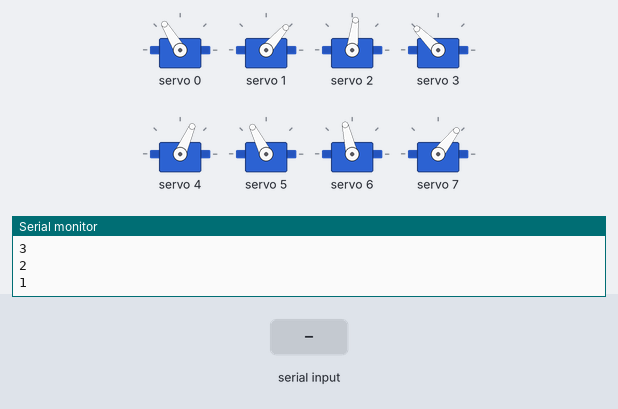
The sketch below on a simulated ESP32. On the bench: 8 × servo, the last lines printed to the serial monitor. The test bench sets the inputs (shaded band).

Above: at 12.2 s.
12.3 s: "2" received over Serial
At 12.86 s:
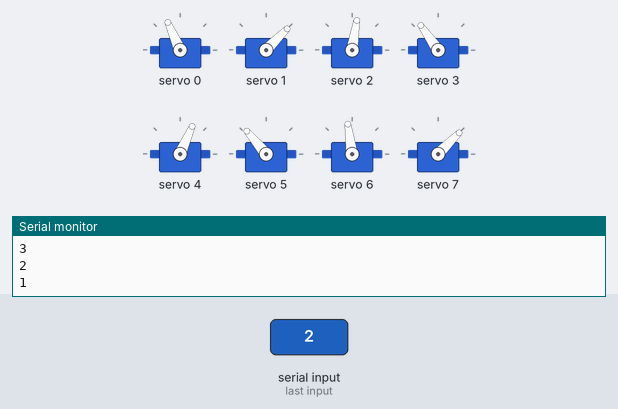
At 13.36 s:
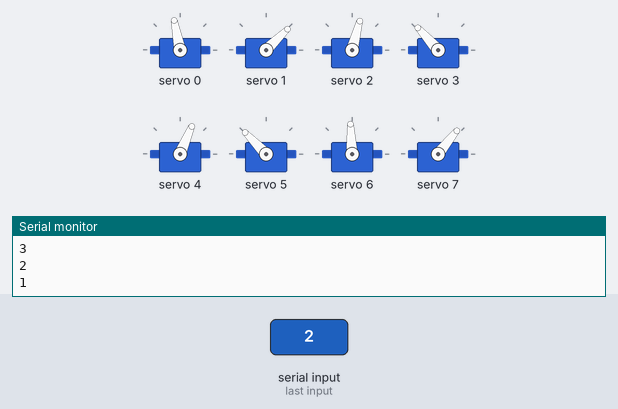
15.3 s: "1" received over Serial
18.3 s: "0" received over Serial
At 19.1 s:
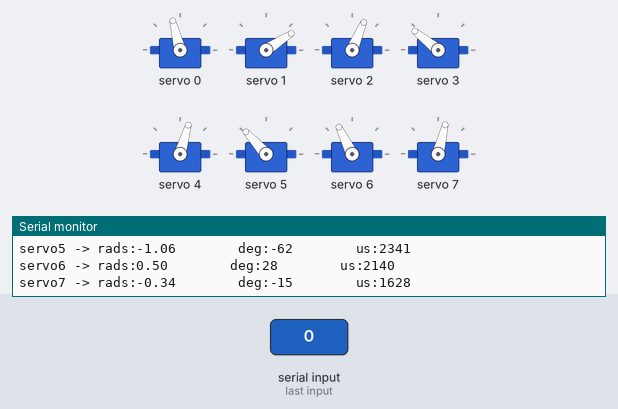
Timing chart, 0 to 21.3 s (numbered marks = the images above; inputs shaded):
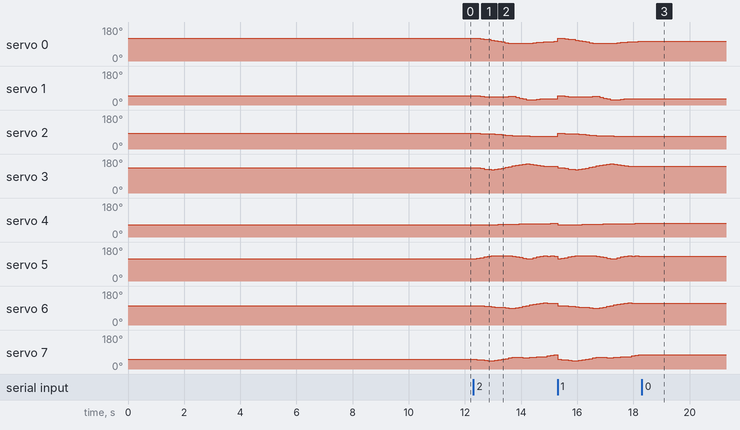

The sketch:

3D_SS_63.ino
```cpp
// HOW TO:
// ------------------------------
// Serial input = 2 -> Steps through gait sequence once and stops at the end.
// Serial input = 1 -> Steps through gait sequence in a loop.
// Serial input = 0 -> Stops infinite loop at the node where it is at that moment

//Gait template
#include <Wire.h>
#include <Adafruit_PWMServoDriver.h>

Adafruit_PWMServoDriver pca9685 = Adafruit_PWMServoDriver();

#define SERVO_FREQ 300
#define SER0 0 //Hip 1
#define SER1 1 //Knee 1
#define SER2 2 //Hip 2
#define SER3 3 //Knee 2
#define SER4 4 //Hip 3
#define SER5 5 //Knee 3
#define SER6 6 //Hip 4
#define SER7 7 //Knee 4

// Insert servo angles here:
// For 3D gaits, these angles are obtained from linearisation.py
// For 2D gaits, these angles are obtained from 2D_trajectory_reader.py
float SS_servo0[] = {-0.66996134, -0.6659619 , -0.60929693, -0.55113923, -0.49026204, -0.4226251 , -0.34505991, -0.26455233, -0.18369711, -0.10241274, -0.02137477,  0.02579089,  0.00258387, -0.00468777, -0.00342476, -0.00431072, -0.03473512, -0.07383531, -0.11285161, -0.14956549, -0.17793579, -0.19885701, -0.22503451, -0.25291704, -0.27482014, -0.29342835, -0.31128439, -0.32668548, -0.34276896, -0.36140639, -0.38161272, -0.40739495, -0.43275557, -0.46536958, -0.49000038, -0.51379621, -0.53566238, -0.56110063, -0.58704747, -0.60358873, -0.60860344, -0.61379303, -0.61851137, -0.62229806, -0.6318172 };
float SS_servo1[] = {0.94115406, 0.97658639, 0.99945592, 1.02403331, 1.04441272, 1.05753457, 1.06059533, 1.06060286, 1.06063665, 1.05319563, 0.99534933, 0.98944851, 1.14150207, 1.25815775, 1.35668684, 1.43320505, 1.43041964, 1.40300511, 1.37497725, 1.33777792, 1.3255283 , 1.3452433 , 1.34769097, 1.32368859, 1.27126689, 1.21191623, 1.15441772, 1.09593904, 1.05313509, 1.04334008, 1.04601336, 1.05548931, 1.05950123, 1.09544818, 1.13275638, 1.16147788, 1.1892798 , 1.22503333, 1.24967505, 1.21870769, 1.14656506, 1.07444545, 1.00139227, 0.92670883, 0.89188734};
float SS_servo2[] = {-0.28292033, -0.29216216, -0.30203968, -0.31156791, -0.32158963, -0.34178755, -0.37466534, -0.4170116 , -0.46096327, -0.5069179 , -0.55200831, -0.58611123, -0.60139313, -0.60922134, -0.6155483 , -0.62296439, -0.63104565, -0.63575436, -0.63942948, -0.64254084, -0.64982279, -0.65376332, -0.66102339, -0.64939851, -0.58311099, -0.51531591, -0.44719502, -0.37974379, -0.30667633, -0.2263038 , -0.14528132, -0.06450722,  0.016139  ,  0.08745476,  0.06938138,  0.01817741, -0.02481896, -0.06532168, -0.10553893, -0.14208463, -0.16874212, -0.19168635, -0.21351565, -0.23312751, -0.2580044 };
float SS_servo3[] = {0.94881393, 0.90325991, 0.8327246 , 0.76123087, 0.69887618, 0.67632595, 0.71066796, 0.78522097, 0.87520514, 0.97084777, 1.06293343, 1.1652368 , 1.25411576, 1.32759629, 1.39542492, 1.44418272, 1.40345655, 1.32926292, 1.25350459, 1.17603866, 1.13276541, 1.11548108, 1.08684241, 1.08688599, 1.10006162, 1.11374189, 1.12656563, 1.14004937, 1.12891015, 1.05405562, 0.97322307, 0.89216815, 0.81287291, 0.73708682, 0.78037782, 0.88229206, 0.97159101, 1.05740308, 1.12663673, 1.13421264, 1.09202226, 1.04444198, 0.99420935, 0.93899923, 0.9333666 };
float SS_servo4[] = {0.64662341, 0.6601357 , 0.65989572, 0.65902871, 0.65762018, 0.65583696, 0.64827009, 0.6423021 , 0.64152714, 0.6395739 , 0.6393784 , 0.63183772, 0.61473468, 0.59194911, 0.5673785 , 0.54894072, 0.54752404, 0.55606496, 0.56482352, 0.56702828, 0.55860371, 0.53894986, 0.51858995, 0.48321922, 0.43158033, 0.38093429, 0.32764273, 0.28060201, 0.22844943, 0.17473587, 0.12319306, 0.06921035, 0.01232787, 0.00333692, 0.07682983, 0.15755247, 0.23863415, 0.31978892, 0.40072303, 0.47587284, 0.53029547, 0.56782817, 0.59921312, 0.62005158, 0.6370534 };
float SS_servo5[] = {-0.74506517, -0.82349186, -0.90147788, -0.9818629 , -1.0575113 , -1.11741089, -1.13972215, -1.14543987, -1.14721223, -1.14311113, -1.14446052, -1.09819944, -1.01340949, -0.91939918, -0.82396702, -0.75780325, -0.79964243, -0.89066551, -0.98403681, -1.07148931, -1.11410573, -1.09900835, -1.10330955, -1.09599814, -1.06289203, -1.03462794, -1.00140473, -0.98184728, -0.94108646, -0.86908537, -0.79233706, -0.71518233, -0.63761013, -0.62807047, -0.68942107, -0.71043687, -0.76556094, -0.82108171, -0.87422706, -0.87242001, -0.84408   , -0.79623524, -0.74298572, -0.691442  , -0.7507103 };
float SS_servo6[] = { 0.23120275,  0.21887187,  0.19179916,  0.16576884,  0.13653744,  0.10863737,  0.07776335,  0.04848495,  0.01886355, -0.01453327, -0.04853157, -0.06006801, -0.00165229,  0.07922955,  0.16004973,  0.23850341,  0.29829822,  0.35795877,  0.42024275,  0.49249316,  0.52187831,  0.49745069,  0.49645894,  0.48989266,  0.49962731,  0.51150115,  0.52117899,  0.53018015,  0.53347026,  0.52035524,  0.50671508,  0.49489437,  0.4956182 ,  0.4764564 ,  0.43044061,  0.38087703,  0.3326064 ,  0.28554211,  0.25441185,  0.26325712,  0.27226277,  0.28297444,  0.28936212,  0.28725787,  0.26600626};
float SS_servo7[] = {-0.8261966 , -0.8661629 , -0.90335414, -0.94812304, -0.9814774 , -0.9986316 , -0.96883335, -0.91293995, -0.83899023, -0.75431994, -0.66693743, -0.57407738, -0.58111009, -0.62068349, -0.63233114, -0.62967247, -0.60768726, -0.58161816, -0.55775236, -0.54594582, -0.4959283 , -0.40000815, -0.34668763, -0.27612738, -0.34258536, -0.43472204, -0.52233564, -0.60937053, -0.67831896, -0.69542558, -0.70502507, -0.72352308, -0.77071108, -0.76494066, -0.68750896, -0.60521896, -0.52159272, -0.43861059, -0.39733864, -0.47011199, -0.5658446 , -0.6686484 , -0.76505315, -0.84890997, -0.86358284};

int node=0;
int first=0;
int input=0;
int end_time=0;
int time_step=120000;
int steps = sizeof(SS_servo0)/sizeof(SS_servo0[0]);
int one_print = 0;

// -------------------Joint configurations-------------------
int servo0=0;
int servo0_deg=0;
int servo1=0;
int servo1_deg=0;
int servo2=0;
int servo2_deg=0;
int servo3=0;
int servo3_deg=0;
int servo4=0;
int servo4_deg=0;
int servo5=0;
int servo5_deg=0;
int servo6=0;
int servo6_deg=0;
int servo7=0;
int servo7_deg=0;

void setup() {
  Serial.begin(115200);
  pca9685.begin();

  pca9685.setOscillatorFrequency(27000000); //Value between 24MHz and 27MHz, tuned for this setup
  pca9685.setPWMFreq(SERVO_FREQ);
  delay (1000);

  servo0_deg=SS_servo0[0]/3.14159265*180;
  servo0=map(servo0_deg,-38,90,2200,1030);
  servo1_deg=SS_servo1[0]/3.14159265*180;
  servo1=map(servo1_deg,-90,90,2600,950);
  servo2_deg=SS_servo2[0]/3.14159265*180;
  servo2=map(servo2_deg,-38,90,1510,2730);
  servo3_deg=SS_servo3[0]/3.14159265*180;
  servo3=map(servo3_deg,-90,90,1100,2700);
  servo4_deg=SS_servo4[0]/3.14159265*180;
  servo4=map(servo4_deg,-90,38,2700,1500);
  servo5_deg=SS_servo5[0]/3.14159265*180;
  servo5=map(servo5_deg,-90,90,2600,930);
  servo6_deg=SS_servo6[0]/3.14159265*180;
  servo6=map(servo6_deg,-90,38,850,2250);
  servo7_deg=SS_servo7[0]/3.14159265*180;
  servo7=map(servo7_deg,-90,90,920,2620);

  pca9685.setPWM(SER0,0,servo0);
  pca9685.setPWM(SER1,0,servo1);
  pca9685.setPWM(SER2,0,servo2);
  pca9685.setPWM(SER3,0,servo3);
  pca9685.setPWM(SER4,0,servo4);
  pca9685.setPWM(SER5,0,servo5);
  pca9685.setPWM(SER6,0,servo6);
  pca9685.setPWM(SER7,0,servo7);

  Serial.print("Node:");
  Serial.println(node);
  Serial.print("servo0 -> rads:");
  Serial.print(SS_servo0[node]);
  Serial.print("        deg:");
  Serial.print(servo0_deg);
  Serial.print("        us:");
  Serial.println(servo0);
  Serial.print("servo1 -> rads:");
  Serial.print(SS_servo1[node]);
  Serial.print("        deg:");
  Serial.print(servo1_deg);
  Serial.print("        us:");
  Serial.println(servo1);
  Serial.print("servo2 -> rads:");
  Serial.print(SS_servo2[node]);
  Serial.print("        deg:");
  Serial.print(servo2_deg);
  Serial.print("        us:");
  Serial.println(servo2);
  Serial.print("servo3 -> rads:");
  Serial.print(SS_servo3[node]);
  Serial.print("        deg:");
  Serial.print(servo3_deg);
  Serial.print("        us:");
  Serial.println(servo3);
  Serial.print("servo4 -> rads:");
  Serial.print(SS_servo4[node]);
  Serial.print("        deg:");
  Serial.print(servo4_deg);
  Serial.print("        us:");
  Serial.println(servo4);
  Serial.print("servo5 -> rads:");
  Serial.print(SS_servo5[node]);
  Serial.print("        deg:");
  Serial.print(servo5_deg);
  Serial.print("        us:");
  Serial.println(servo5);
  Serial.print("servo6 -> rads:");
  Serial.print(SS_servo6[node]);
  Serial.print("        deg:");
  Serial.print(servo6_deg);
  Serial.print("        us:");
  Serial.println(servo6);
  Serial.print("servo7 -> rads:");
  Serial.print(SS_servo7[node]);
  Serial.print("        deg:");
  Serial.print(servo7_deg);
  Serial.print("        us:");
  Serial.println(servo7);

  Serial.println("10");
  delay(1000);
  Serial.println("9");
  delay(1000);
  Serial.println("8");
  delay(1000);
  Serial.println("7");
  delay(1000);
  Serial.println("6");
  delay(1000);
  Serial.println("5");
  delay(1000);
  Serial.println("4");
  delay(1000);
  Serial.println("3");
  delay(1000);
  Serial.println("2");
  delay(1000);
  Serial.println("1");
  delay(1000);

}

void loop()
{
  if(Serial.available()>0)
  {
    first=Serial.read();
    if(first=='2')
    {
      input=2;
      node=0;
      one_print=1;
    }
    if(first=='1')
    {
      input=1;
      node=0;
      one_print=1;
    }
    if(first=='0')
    {
      input=0;
    }
  }
  if(input==1 or input==2)
  {
      if(esp_timer_get_time()>=end_time)
      {
        servo0_deg=SS_servo0[node]/3.14159265*180;
        servo0=map(servo0_deg,-38,90,2200,1030);
        servo1_deg=SS_servo1[node]/3.14159265*180;
        servo1=map(servo1_deg,-90,90,2600,950);
        servo2_deg=SS_servo2[node]/3.14159265*180;
        servo2=map(servo2_deg,-38,90,1510,2730);
        servo3_deg=SS_servo3[node]/3.14159265*180;
        servo3=map(servo3_deg,-90,90,1100,2700);
        servo4_deg=SS_servo4[node]/3.14159265*180;
        servo4=map(servo4_deg,-90,38,2700,1500);
        servo5_deg=SS_servo5[node]/3.14159265*180;
        servo5=map(servo5_deg,-90,90,2600,930);
        servo6_deg=SS_servo6[node]/3.14159265*180;
        servo6=map(servo6_deg,-90,38,850,2250);
        servo7_deg=SS_servo7[node]/3.14159265*180;
        servo7=map(servo7_deg,-90,90,920,2620);

        pca9685.setPWM(SER0,0,servo0);
        pca9685.setPWM(SER1,0,servo1);
        pca9685.setPWM(SER2,0,servo2);
        pca9685.setPWM(SER3,0,servo3);
        pca9685.setPWM(SER4,0,servo4);
        pca9685.setPWM(SER5,0,servo5);
        pca9685.setPWM(SER6,0,servo6);
        pca9685.setPWM(SER7,0,servo7);

        node+=1;
        if(node>=steps and input==1)
        {
          Serial.print("Input:");
          Serial.println(input);
          node=0;
        }
        if(node>=steps and input==2)
        {
          Serial.print("Input:");
          Serial.println(input);
          input=0;
        }
         end_time=esp_timer_get_time()+time_step;
      }
   }

  if(input == 0)
  {
        pca9685.setPWM(SER0,0,servo0);
        pca9685.setPWM(SER1,0,servo1);
        pca9685.setPWM(SER2,0,servo2);
        pca9685.setPWM(SER3,0,servo3);
        pca9685.setPWM(SER4,0,servo4);
        pca9685.setPWM(SER5,0,servo5);
        pca9685.setPWM(SER6,0,servo6);
        pca9685.setPWM(SER7,0,servo7);

        if(one_print==1)
        {
          Serial.print("Input:");
          Serial.println(input);
          Serial.print("Node:");
          Serial.println(node);
          Serial.print("servo0 -> rads:");
          Serial.print(SS_servo0[node]);
          Serial.print("        deg:");
          Serial.print(servo0_deg);
          Serial.print("        us:");
          Serial.println(servo0);
          Serial.print("servo1 -> rads:");
          Serial.print(SS_servo1[node]);
          Serial.print("        deg:");
          Serial.print(servo1_deg);
          Serial.print("        us:");
          Serial.println(servo1);
          Serial.print("servo2 -> rads:");
          Serial.print(SS_servo2[node]);
          Serial.print("        deg:");
          Serial.print(servo2_deg);
          Serial.print("        us:");
          Serial.println(servo2);
          Serial.print("servo3 -> rads:");
          Serial.print(SS_servo3[node]);
          Serial.print("        deg:");
          Serial.print(servo3_deg);
          Serial.print("        us:");
          Serial.println(servo3);
          Serial.print("servo4 -> rads:");
          Serial.print(SS_servo4[node]);
          Serial.print("        deg:");
          Serial.print(servo4_deg);
          Serial.print("        us:");
          Serial.println(servo4);
          Serial.print("servo5 -> rads:");
          Serial.print(SS_servo5[node]);
          Serial.print("        deg:");
          Serial.print(servo5_deg);
          Serial.print("        us:");
          Serial.println(servo5);
          Serial.print("servo6 -> rads:");
          Serial.print(SS_servo6[node]);
          Serial.print("        deg:");
          Serial.print(servo6_deg);
          Serial.print("        us:");
          Serial.println(servo6);
          Serial.print("servo7 -> rads:");
          Serial.print(SS_servo7[node]);
          Serial.print("        deg:");
          Serial.print(servo7_deg);
          Serial.print("        us:");
          Serial.println(servo7);
          one_print=0;
        }

  }
}
```

Measured:
- after the input at 12.3 s, servo 0: 121° → 118° after 0.25 s, → 116° 0.13 s later, → 114° 0.13 s later, → 111° 0.13 s later, … (17 changes in this stretch); servo 1: 49° → 48° after 0.13 s, → 46° 0.13 s later, → 45° 0.13 s later, → 44° 0.25 s later, … (16 changes in this stretch)
- after the input at 18.3 s, servo 0: stops changing and stays 104°; servo 1: stops changing and stays 33°; servo 2: stops changing and stays 67°; servo 3: stops changing and stays 141°; servo 4: stops changing and stays 74°
